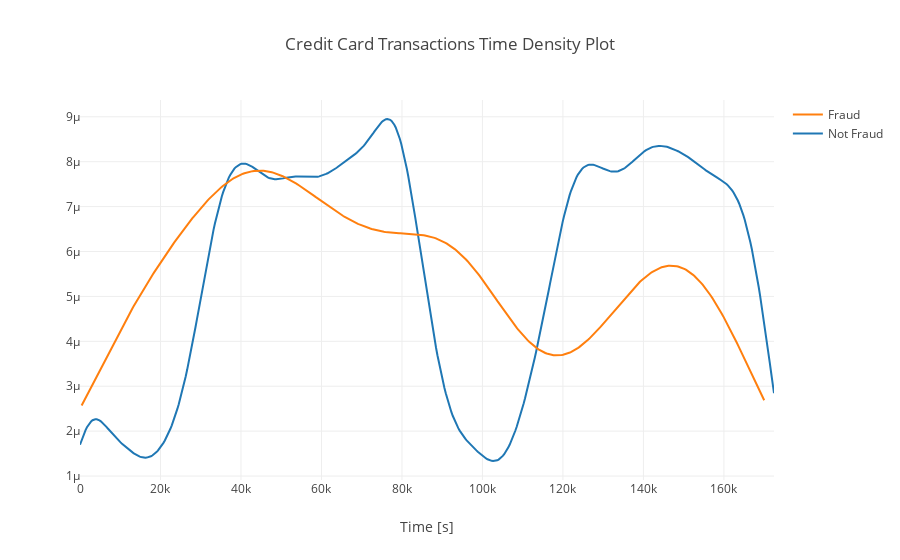

This figure's notebook cell:
### Code cell
class_0 = data_df.loc[data_df['Class'] == 0]["Time"]
class_1 = data_df.loc[data_df['Class'] == 1]["Time"]
#plt.figure(figsize = (14,4))
#plt.title('Credit Card Transactions Time Density Plot')
#sns.set_color_codes("pastel")
#sns.distplot(class_0,kde=True,bins=480)
#sns.distplot(class_1,kde=True,bins=480)
#plt.show()
hist_data = [class_0, class_1]
group_labels = ['Not Fraud', 'Fraud']

fig = ff.create_distplot(hist_data, group_labels, show_hist=False, show_rug=False)
fig['layout'].update(title='Credit Card Transactions Time Density Plot', xaxis=dict(title='Time [s]'))
iplot(fig, filename='dist_only')

### Figure 1 — Plotly figure (JSON) as saved in the notebook; plotly's stock layout.template omitted (floating-point values rounded to 4 significant figures; data arrays with more than 128 entries replaced by an {"elided": "..."} marker saying what was removed)
{"data": [{"legendgroup": "Not Fraud", "marker": {"color": "rgb(31, 119, 180)"}, "mode": "lines", "name": "Not Fraud", "showlegend": true, "type": "scatter", "uid": "3c74d3bd-ef14-4876-a1de-a1989741dab5", "x": {"elided": "500 float values"}, "xaxis": "x", "y": {"elided": "500 float values"}, "yaxis": "y"}, {"legendgroup": "Fraud", "marker": {"color": "rgb(255, 127, 14)"}, "mode": "lines", "name": "Fraud", "showlegend": true, "type": "scatter", "uid": "34f880ea-70e0-4955-ad29-c8defbf93ab4", "x": {"elided": "500 float values"}, "xaxis": "x", "y": {"elided": "500 float values"}, "yaxis": "y"}], "layout": {"barmode": "overlay", "hovermode": "closest", "legend": {"traceorder": "reversed"}, "title": {"text": "Credit Card Transactions Time Density Plot"}, "xaxis": {"anchor": "y2", "domain": [0, 1], "title": {"text": "Time [s]"}, "zeroline": false}, "yaxis": {"anchor": "free", "domain": [0, 1], "position": 0}}}
